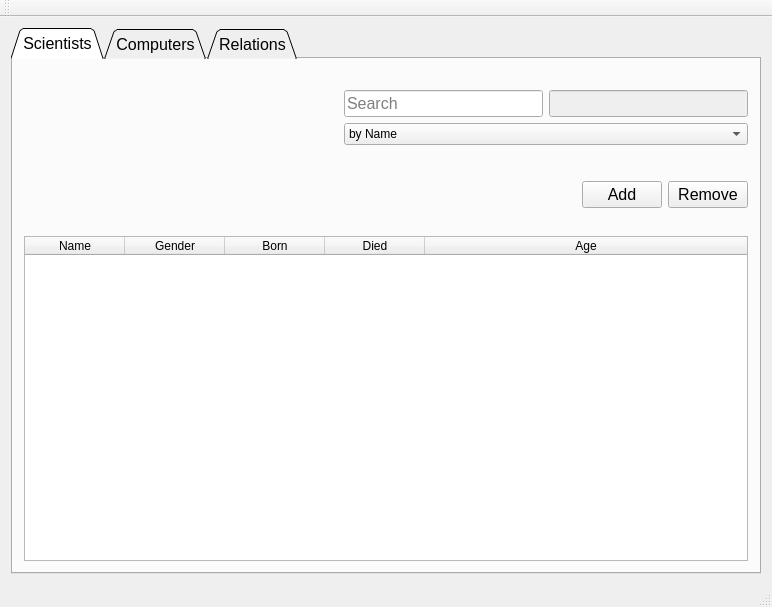
<?xml version="1.0" encoding="UTF-8"?>
<ui version="4.0">
 <class>MainWindow</class>
 <widget class="QMainWindow" name="MainWindow">
  <property name="geometry">
   <rect>
    <x>0</x>
    <y>0</y>
    <width>772</width>
    <height>607</height>
   </rect>
  </property>
  <property name="sizePolicy">
   <sizepolicy hsizetype="Preferred" vsizetype="Fixed">
    <horstretch>0</horstretch>
    <verstretch>0</verstretch>
   </sizepolicy>
  </property>
  <property name="windowTitle">
   <string>SACR 3.0</string>
  </property>
  <property name="windowIcon">
   <iconset>
    <normaloff>logos/apple_SACR.png</normaloff>logos/apple_SACR.png</iconset>
  </property>
  <widget class="QWidget" name="centralWidget">
   <layout class="QHBoxLayout" name="horizontalLayout">
    <item>
     <widget class="QTabWidget" name="tabs">
      <property name="enabled">
       <bool>true</bool>
      </property>
      <property name="font">
       <font>
        <pointsize>12</pointsize>
       </font>
      </property>
      <property name="layoutDirection">
       <enum>Qt::LeftToRight</enum>
      </property>
      <property name="tabPosition">
       <enum>QTabWidget::North</enum>
      </property>
      <property name="tabShape">
       <enum>QTabWidget::Triangular</enum>
      </property>
      <property name="currentIndex">
       <number>0</number>
      </property>
      <property name="iconSize">
       <size>
        <width>16</width>
        <height>16</height>
       </size>
      </property>
      <widget class="QWidget" name="scientistsTab">
       <attribute name="title">
        <string>Scientists</string>
       </attribute>
       <layout class="QVBoxLayout" name="verticalLayout_2">
        <item>
         <layout class="QHBoxLayout" name="userOptionsLayout">
          <item>
           <spacer name="picturePlaceholder">
            <property name="orientation">
             <enum>Qt::Horizontal</enum>
            </property>
            <property name="sizeType">
             <enum>QSizePolicy::Fixed</enum>
            </property>
            <property name="sizeHint" stdset="0">
             <size>
              <width>120</width>
              <height>160</height>
             </size>
            </property>
           </spacer>
          </item>
          <item>
           <layout class="QVBoxLayout" name="verticalLayout">
            <item>
             <layout class="QHBoxLayout" name="searchLayout">
              <item>
               <spacer name="horizontalSpacer">
                <property name="orientation">
                 <enum>Qt::Horizontal</enum>
                </property>
                <property name="sizeType">
                 <enum>QSizePolicy::Fixed</enum>
                </property>
                <property name="sizeHint" stdset="0">
                 <size>
                  <width>200</width>
                  <height>20</height>
                 </size>
                </property>
               </spacer>
              </item>
              <item>
               <layout class="QVBoxLayout" name="verticalLayout_3">
                <item>
                 <layout class="QHBoxLayout" name="horizontalLayout_2">
                  <item>
                   <widget class="QLineEdit" name="scientistSearchInput">
                    <property name="placeholderText">
                     <string>Search</string>
                    </property>
                   </widget>
                  </item>
                  <item>
                   <widget class="QLineEdit" name="scientistSearchRange">
                    <property name="enabled">
                     <bool>false</bool>
                    </property>
                   </widget>
                  </item>
                 </layout>
                </item>
                <item>
                 <widget class="QComboBox" name="scientistSearchBy">
                  <property name="font">
                   <font>
                    <pointsize>9</pointsize>
                    <italic>false</italic>
                   </font>
                  </property>
                  <item>
                   <property name="text">
                    <string>by Name</string>
                   </property>
                  </item>
                  <item>
                   <property name="text">
                    <string>by Gender</string>
                   </property>
                  </item>
                  <item>
                   <property name="text">
                    <string>by Birth Year</string>
                   </property>
                  </item>
                  <item>
                   <property name="text">
                    <string>by Birth Year Range</string>
                   </property>
                  </item>
                  <item>
                   <property name="text">
                    <string>by Death Year (0 for still alive)</string>
                   </property>
                  </item>
                  <item>
                   <property name="text">
                    <string>by Death Year Range</string>
                   </property>
                  </item>
                  <item>
                   <property name="text">
                    <string>by Age</string>
                   </property>
                  </item>
                  <item>
                   <property name="text">
                    <string>by Age Range</string>
                   </property>
                  </item>
                 </widget>
                </item>
               </layout>
              </item>
             </layout>
            </item>
            <item>
             <spacer name="verticalSpacer">
              <property name="orientation">
               <enum>Qt::Vertical</enum>
              </property>
              <property name="sizeType">
               <enum>QSizePolicy::Fixed</enum>
              </property>
              <property name="sizeHint" stdset="0">
               <size>
                <width>20</width>
                <height>10</height>
               </size>
              </property>
             </spacer>
            </item>
            <item>
             <layout class="QHBoxLayout" name="addRemoveLayout">
              <item>
               <spacer name="addScientistRemoveSpacer">
                <property name="orientation">
                 <enum>Qt::Horizontal</enum>
                </property>
                <property name="sizeHint" stdset="0">
                 <size>
                  <width>40</width>
                  <height>20</height>
                 </size>
                </property>
               </spacer>
              </item>
              <item>
               <widget class="QPushButton" name="scientistAddButton">
                <property name="text">
                 <string>Add</string>
                </property>
               </widget>
              </item>
              <item alignment="Qt::AlignRight">
               <widget class="QPushButton" name="scientistRemoveButton">
                <property name="text">
                 <string>Remove</string>
                </property>
               </widget>
              </item>
             </layout>
            </item>
           </layout>
          </item>
         </layout>
        </item>
        <item>
         <widget class="QTableWidget" name="scientistTable">
          <property name="editTriggers">
           <set>QAbstractItemView::NoEditTriggers</set>
          </property>
          <property name="selectionBehavior">
           <enum>QAbstractItemView::SelectRows</enum>
          </property>
          <attribute name="horizontalHeaderShowSortIndicator" stdset="0">
           <bool>true</bool>
          </attribute>
          <attribute name="horizontalHeaderStretchLastSection">
           <bool>true</bool>
          </attribute>
          <column>
           <property name="text">
            <string>Name</string>
           </property>
          </column>
          <column>
           <property name="text">
            <string>Gender</string>
           </property>
          </column>
          <column>
           <property name="text">
            <string>Born</string>
           </property>
          </column>
          <column>
           <property name="text">
            <string>Died</string>
           </property>
          </column>
          <column>
           <property name="text">
            <string>Age</string>
           </property>
          </column>
         </widget>
        </item>
       </layout>
      </widget>
      <widget class="QWidget" name="computersTab">
       <property name="contextMenuPolicy">
        <enum>Qt::NoContextMenu</enum>
       </property>
       <attribute name="title">
        <string>Computers</string>
       </attribute>
       <layout class="QVBoxLayout" name="verticalLayout_15">
        <item>
         <layout class="QHBoxLayout" name="userOptionsLayout_11">
          <item>
           <spacer name="picturePlaceholder_11">
            <property name="orientation">
             <enum>Qt::Horizontal</enum>
            </property>
            <property name="sizeType">
             <enum>QSizePolicy::Fixed</enum>
            </property>
            <property name="sizeHint" stdset="0">
             <size>
              <width>120</width>
              <height>160</height>
             </size>
            </property>
           </spacer>
          </item>
          <item>
           <layout class="QVBoxLayout" name="verticalLayout_24">
            <item>
             <layout class="QHBoxLayout" name="searchLayout_11">
              <item>
               <spacer name="horizontalSpacer_11">
                <property name="orientation">
                 <enum>Qt::Horizontal</enum>
                </property>
                <property name="sizeType">
                 <enum>QSizePolicy::Fixed</enum>
                </property>
                <property name="sizeHint" stdset="0">
                 <size>
                  <width>200</width>
                  <height>20</height>
                 </size>
                </property>
               </spacer>
              </item>
              <item>
               <layout class="QVBoxLayout" name="verticalLayout_4">
                <item>
                 <layout class="QHBoxLayout" name="horizontalLayout_3">
                  <item>
                   <widget class="QLineEdit" name="computerSearchInput">
                    <property name="placeholderText">
                     <string>Search</string>
                    </property>
                   </widget>
                  </item>
                  <item>
                   <widget class="QLineEdit" name="computerSearchRange">
                    <property name="enabled">
                     <bool>false</bool>
                    </property>
                   </widget>
                  </item>
                 </layout>
                </item>
                <item>
                 <widget class="QComboBox" name="computerSearchBy">
                  <property name="font">
                   <font>
                    <pointsize>9</pointsize>
                    <italic>false</italic>
                   </font>
                  </property>
                  <item>
                   <property name="text">
                    <string>by Name</string>
                   </property>
                  </item>
                  <item>
                   <property name="text">
                    <string>by Year Made</string>
                   </property>
                  </item>
                  <item>
                   <property name="text">
                    <string>by Year Made Range</string>
                   </property>
                  </item>
                  <item>
                   <property name="text">
                    <string>by Type</string>
                   </property>
                  </item>
                  <item>
                   <property name="text">
                    <string>by If Was Built</string>
                   </property>
                  </item>
                 </widget>
                </item>
               </layout>
              </item>
             </layout>
            </item>
            <item>
             <spacer name="verticalSpacer_11">
              <property name="orientation">
               <enum>Qt::Vertical</enum>
              </property>
              <property name="sizeType">
               <enum>QSizePolicy::Fixed</enum>
              </property>
              <property name="sizeHint" stdset="0">
               <size>
                <width>20</width>
                <height>10</height>
               </size>
              </property>
             </spacer>
            </item>
            <item>
             <layout class="QHBoxLayout" name="addRemoveLayout_11">
              <item>
               <spacer name="addScientistRemoveSpacer_11">
                <property name="orientation">
                 <enum>Qt::Horizontal</enum>
                </property>
                <property name="sizeHint" stdset="0">
                 <size>
                  <width>40</width>
                  <height>20</height>
                 </size>
                </property>
               </spacer>
              </item>
              <item alignment="Qt::AlignRight">
               <widget class="QPushButton" name="computerAddButton">
                <property name="text">
                 <string>Add</string>
                </property>
               </widget>
              </item>
              <item alignment="Qt::AlignRight">
               <widget class="QPushButton" name="computerRemoveButton">
                <property name="text">
                 <string>Remove</string>
                </property>
               </widget>
              </item>
             </layout>
            </item>
           </layout>
          </item>
         </layout>
        </item>
        <item>
         <widget class="QTableWidget" name="computerTable">
          <property name="editTriggers">
           <set>QAbstractItemView::NoEditTriggers</set>
          </property>
          <property name="selectionBehavior">
           <enum>QAbstractItemView::SelectRows</enum>
          </property>
          <attribute name="horizontalHeaderShowSortIndicator" stdset="0">
           <bool>true</bool>
          </attribute>
          <attribute name="horizontalHeaderStretchLastSection">
           <bool>true</bool>
          </attribute>
          <column>
           <property name="text">
            <string>Name</string>
           </property>
          </column>
          <column>
           <property name="text">
            <string>Year</string>
           </property>
          </column>
          <column>
           <property name="text">
            <string>Type</string>
           </property>
          </column>
          <column>
           <property name="text">
            <string>Built</string>
           </property>
          </column>
         </widget>
        </item>
       </layout>
      </widget>
      <widget class="QWidget" name="relationsTab">
       <attribute name="title">
        <string>Relations</string>
       </attribute>
       <layout class="QVBoxLayout" name="verticalLayout_23">
        <item>
         <layout class="QHBoxLayout" name="userOptionsLayout_13">
          <item>
           <spacer name="picturePlaceholder_13">
            <property name="orientation">
             <enum>Qt::Horizontal</enum>
            </property>
            <property name="sizeType">
             <enum>QSizePolicy::Fixed</enum>
            </property>
            <property name="sizeHint" stdset="0">
             <size>
              <width>120</width>
              <height>160</height>
             </size>
            </property>
           </spacer>
          </item>
          <item>
           <layout class="QVBoxLayout" name="verticalLayout_25">
            <item>
             <layout class="QHBoxLayout" name="searchLayout_13">
              <item>
               <spacer name="horizontalSpacer_13">
                <property name="orientation">
                 <enum>Qt::Horizontal</enum>
                </property>
                <property name="sizeType">
                 <enum>QSizePolicy::Fixed</enum>
                </property>
                <property name="sizeHint" stdset="0">
                 <size>
                  <width>200</width>
                  <height>20</height>
                 </size>
                </property>
               </spacer>
              </item>
              <item>
               <layout class="QVBoxLayout" name="verticalLayout_5">
                <item>
                 <layout class="QHBoxLayout" name="horizontalLayout_4">
                  <item>
                   <widget class="QLineEdit" name="relationSearchInput">
                    <property name="placeholderText">
                     <string>Search</string>
                    </property>
                   </widget>
                  </item>
                  <item>
                   <widget class="QLineEdit" name="relationSearchRange">
                    <property name="enabled">
                     <bool>false</bool>
                    </property>
                   </widget>
                  </item>
                 </layout>
                </item>
                <item>
                 <widget class="QComboBox" name="relationSearchBy">
                  <property name="font">
                   <font>
                    <pointsize>9</pointsize>
                    <italic>false</italic>
                   </font>
                  </property>
                  <item>
                   <property name="text">
                    <string>by Scientist Name</string>
                   </property>
                  </item>
                  <item>
                   <property name="text">
                    <string>by Computer Name</string>
                   </property>
                  </item>
                  <item>
                   <property name="text">
                    <string>by Year Built</string>
                   </property>
                  </item>
                  <item>
                   <property name="text">
                    <string>by Year Built Range</string>
                   </property>
                  </item>
                 </widget>
                </item>
               </layout>
              </item>
             </layout>
            </item>
            <item>
             <spacer name="verticalSpacer_13">
              <property name="orientation">
               <enum>Qt::Vertical</enum>
              </property>
              <property name="sizeType">
               <enum>QSizePolicy::Fixed</enum>
              </property>
              <property name="sizeHint" stdset="0">
               <size>
                <width>20</width>
                <height>10</height>
               </size>
              </property>
             </spacer>
            </item>
            <item>
             <layout class="QHBoxLayout" name="addRemoveLayout_13">
              <item>
               <spacer name="addScientistRemoveSpacer_13">
                <property name="orientation">
                 <enum>Qt::Horizontal</enum>
                </property>
                <property name="sizeHint" stdset="0">
                 <size>
                  <width>40</width>
                  <height>20</height>
                 </size>
                </property>
               </spacer>
              </item>
              <item alignment="Qt::AlignRight">
               <widget class="QPushButton" name="relationAddButton">
                <property name="text">
                 <string>Add</string>
                </property>
               </widget>
              </item>
              <item alignment="Qt::AlignRight">
               <widget class="QPushButton" name="relationRemoveButton">
                <property name="text">
                 <string>Remove</string>
                </property>
               </widget>
              </item>
             </layout>
            </item>
           </layout>
          </item>
         </layout>
        </item>
        <item>
         <widget class="QTableWidget" name="relationTable">
          <property name="editTriggers">
           <set>QAbstractItemView::NoEditTriggers</set>
          </property>
          <property name="selectionBehavior">
           <enum>QAbstractItemView::SelectRows</enum>
          </property>
          <attribute name="horizontalHeaderShowSortIndicator" stdset="0">
           <bool>true</bool>
          </attribute>
          <attribute name="horizontalHeaderStretchLastSection">
           <bool>true</bool>
          </attribute>
          <column>
           <property name="text">
            <string>Scientist</string>
           </property>
          </column>
          <column>
           <property name="text">
            <string>Computer</string>
           </property>
          </column>
         </widget>
        </item>
       </layout>
      </widget>
     </widget>
    </item>
   </layout>
  </widget>
  <widget class="QMenuBar" name="menuBar">
   <property name="geometry">
    <rect>
     <x>0</x>
     <y>0</y>
     <width>772</width>
     <height>26</height>
    </rect>
   </property>
  </widget>
  <widget class="QToolBar" name="mainToolBar">
   <attribute name="toolBarArea">
    <enum>TopToolBarArea</enum>
   </attribute>
   <attribute name="toolBarBreak">
    <bool>false</bool>
   </attribute>
  </widget>
  <widget class="QStatusBar" name="statusBar"/>
 </widget>
 <layoutdefault spacing="6" margin="11"/>
 <resources/>
 <connections/>
</ui>
